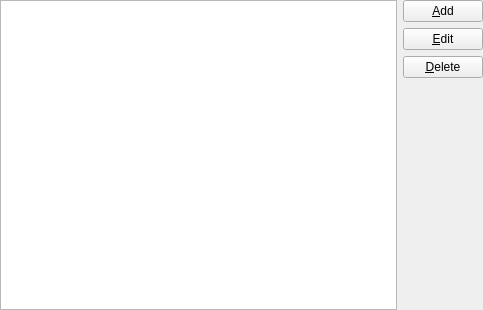
<?xml version="1.0" encoding="UTF-8"?>
<ui version="4.0">
 <class>AliasesSettingsWidget</class>
 <widget class="QWidget" name="AliasesSettingsWidget">
  <property name="geometry">
   <rect>
    <x>0</x>
    <y>0</y>
    <width>483</width>
    <height>310</height>
   </rect>
  </property>
  <property name="windowTitle">
   <string>Aliases</string>
  </property>
  <layout class="QHBoxLayout" name="horizontalLayout">
   <property name="leftMargin">
    <number>0</number>
   </property>
   <property name="topMargin">
    <number>0</number>
   </property>
   <property name="rightMargin">
    <number>0</number>
   </property>
   <property name="bottomMargin">
    <number>0</number>
   </property>
   <item>
    <widget class="QTreeView" name="qtvAliases">
     <property name="rootIsDecorated">
      <bool>false</bool>
     </property>
     <property name="allColumnsShowFocus">
      <bool>true</bool>
     </property>
    </widget>
   </item>
   <item>
    <layout class="QVBoxLayout" name="verticalLayout">
     <item>
      <widget class="QPushButton" name="qpbAdd">
       <property name="text">
        <string>&amp;Add</string>
       </property>
      </widget>
     </item>
     <item>
      <widget class="QPushButton" name="qpbEdit">
       <property name="text">
        <string>&amp;Edit</string>
       </property>
      </widget>
     </item>
     <item>
      <widget class="QPushButton" name="qpbDelete">
       <property name="text">
        <string>&amp;Delete</string>
       </property>
      </widget>
     </item>
     <item>
      <spacer name="verticalSpacer">
       <property name="orientation">
        <enum>Qt::Vertical</enum>
       </property>
       <property name="sizeHint" stdset="0">
        <size>
         <width>20</width>
         <height>40</height>
        </size>
       </property>
      </spacer>
     </item>
    </layout>
   </item>
  </layout>
 </widget>
 <tabstops>
  <tabstop>qtvAliases</tabstop>
  <tabstop>qpbAdd</tabstop>
  <tabstop>qpbEdit</tabstop>
  <tabstop>qpbDelete</tabstop>
 </tabstops>
 <resources/>
 <connections/>
</ui>
